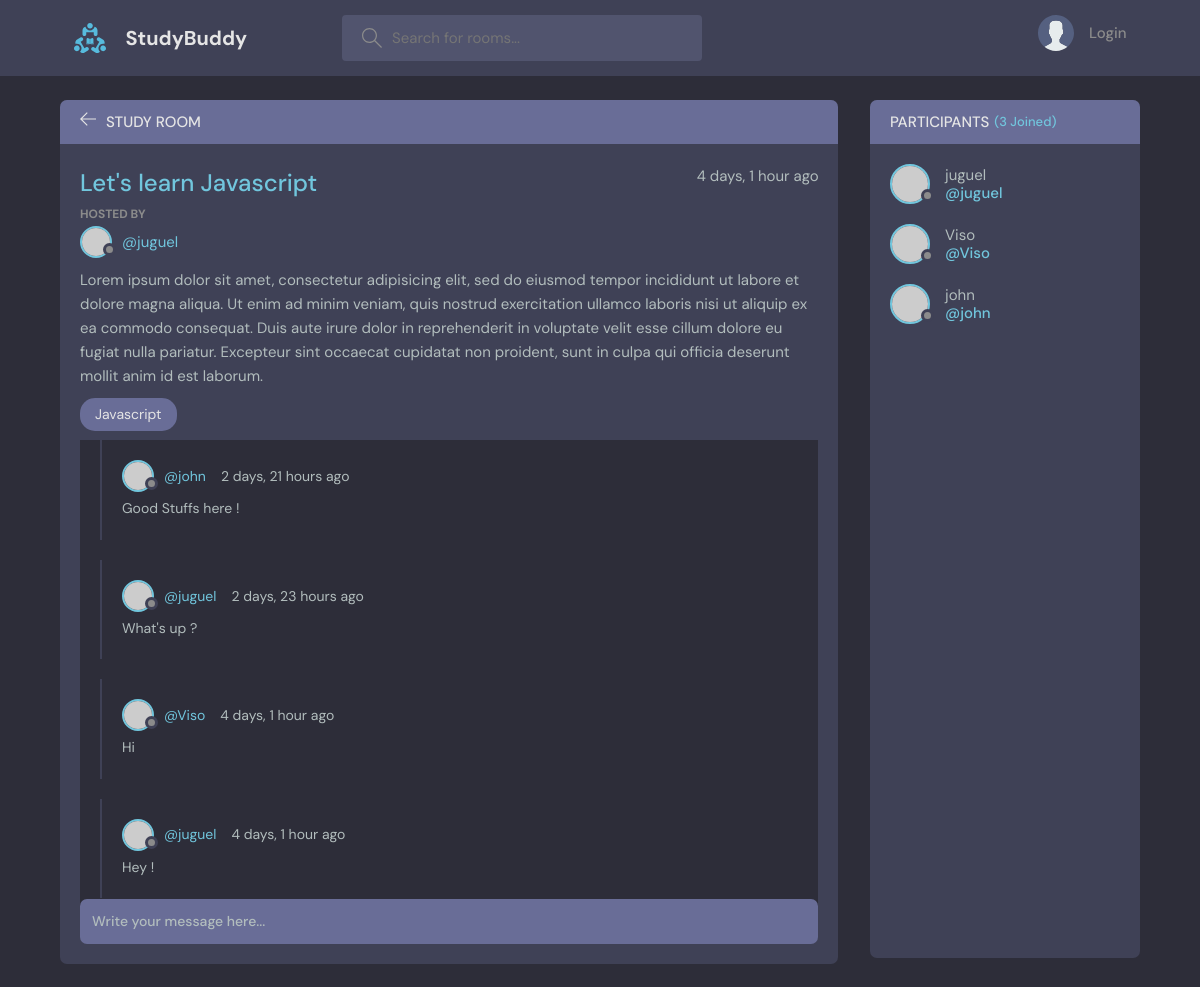
The page /room/1/ on the database its author committed.
### base_app/models.py (models this page shows, shortened)
class Room(models.Model):
    host = models.ForeignKey(User, on_delete=models.SET_NULL, null= True)
    topic = models.ForeignKey(Topic, on_delete=models.SET_NULL, null= True)
    name = models.CharField(max_length=200)
    description = models.TextField(null=True, blank=True)
    participants = models.ManyToManyField(User, related_name='participants', blank=True )
    updated_date = models.DateTimeField(auto_now=True)
    created_date = models.DateTimeField(auto_now_add=True)
    class Meta:
        ordering = ['-updated_date', '-created_date']

class Topic(models.Model):
    name = models.CharField(max_length=200)
    def __str__(self):
        return self.name

class Message(models.Model):
    user = models.ForeignKey(User, on_delete=models.CASCADE) # oneTomany
    room = models.ForeignKey(Room, on_delete=models.CASCADE) # When room get deleted, also the msgs
    body = models.TextField()
    updated_date = models.DateTimeField(auto_now=True)
    created_date = models.DateTimeField(auto_now_add=True)
    class Meta:
        ordering = ['-updated_date', '-created_date']

### base_app/views.py (the view, shortened to what this page needs)
# urls.py: path('room/<str:pk>/', views.room, name="room"),
def room(request, pk):
    room = Room.objects.get(id=pk) # get a single object/room that matchs the attrib
    room_messages = room.message_set.all()
    participants = room.participants.all()
    context = {'room' : room, 'room_messages': room_messages, 'participants': participants }
    return render(request, 'base_app/room.html', context)

### base_app/templates/base_app/room.html (shortened to what this page needs)
{% extends 'base_app/base.html' %}
{% block content %}
<main class="profile-page layout layout--2">
  <div class="container">
    <div class="room">
      <div class="room__top">
        <div class="room__topLeft">
          <a href="{% url 'home' %}">
            <svg version="1.1" xmlns="http://www.w3.org/2000/svg" width="32" height="32" viewBox="0 0 32 32">
              <title>arrow-left</title>
              <path
                d="M13.723 2.286l-13.723 13.714 13.719 13.714 1.616-1.611-10.96-10.96h27.625v-2.286h-27.625l10.965-10.965-1.616-1.607z"
              ></path>
            </svg>
          </a>
          <h3>Study Room</h3>
        </div>
      </div>
      <div class="room__box scroll">
        <div class="room__header scroll">
          <div class="room__info">
            <h3>{{room.name}}</h3>
            <span>{{room.created_date|timesince}} ago</span>
          </div>
          <div class="room__hosted">
            <p>Hosted By</p>
            <a href="{% url 'user-profile' room.host.id %}" class="room__author">
              <div class="avatar avatar--small">
                <img src="https://randomuser.me/api/portraits/men/37.jpg" />
              </div>
              <span>@{{room.host.username}}</span>
            </a>
          </div>
          <div class="room__details">
            {{room.description}}
          </div>
          <span class="room__topics">{{room.topic}}</span>
        </div>
        <div class="room__conversation">
          <div class="threads scroll">
            {% for message in room_messages %}
            <div class="thread">
              <div class="thread__top">
                <div class="thread__author">
                  <a href="{% url 'user-profile' message.user.id %}" class="thread__authorInfo">
                    <div class="avatar avatar--small">
                      <img src="https://randomuser.me/api/portraits/men/37.jpg" />
                    </div>
                    <span>@{{message.user.username}}</span>
                  </a>
                  <span class="thread__date">{{message.created_date|timesince}} ago</span>
                </div>
              </div>
              <div class="thread__details">
                {{message.body}}
              </div>
            </div>
            {% endfor %}
          </div>
        </div>
      </div>
      <div class="room__message">
        <form action="" method="POST">
          <input name="body" placeholder="Write your message here..." /></form>
      </div>
    </div>
    <div class="participants">
      <h3 class="participants__top">Participants <span>({{participants.count}} Joined)</span></h3>
      <div class="participants__list scroll">
        {% for user in participants %}
        <a href="{% url 'user-profile' user.id %}" class="participant">
          <div class="avatar avatar--medium">
            <img src="https://randomuser.me/api/portraits/men/37.jpg" />
          </div>
          <p>
            {{user.username}}
            <span>@{{user.username}}</span>
          </p>
        </a>
        {% endfor %}
      </div>
    </div>
  </div>
</main>
{% endblock content %}

### rows shown on the page
Room: name "Let's learn Javascript", created_date "4 days, 1 hour", host.username "juguel", description "Lorem ipsum dolor sit amet, consectetur adipisicing elit, sed do eiusmod tempor incididunt ut labore et dolore magna aliqua. Ut enim ad minim veniam, quis nostrud exercitation ullamco laboris nisi ut aliquip ex ea commodo consequat. Duis aute irure dolor in reprehenderit in voluptate velit esse cillum dolore eu fugiat nulla pariatur. Excepteur sint occaecat cupidatat non proident, sunt in culpa qui officia deserunt mollit anim id est laborum.", topic "Javascript"
Message: user.username "john", created_date "2 days, 21 hours", body "Good Stuffs here !"
Message: user.username "juguel", created_date "2 days, 23 hours", body "What's up ?"
Message: user.username "Viso", created_date "4 days, 1 hour", body "Hi"
Message: user.username "juguel", created_date "4 days, 1 hour", body "Hey !"

### other values the page prints
{{ participants.count }} "3"
{{ user.username }} "juguel"
{{ user.username }} "Viso"
{{ user.username }} "john"
